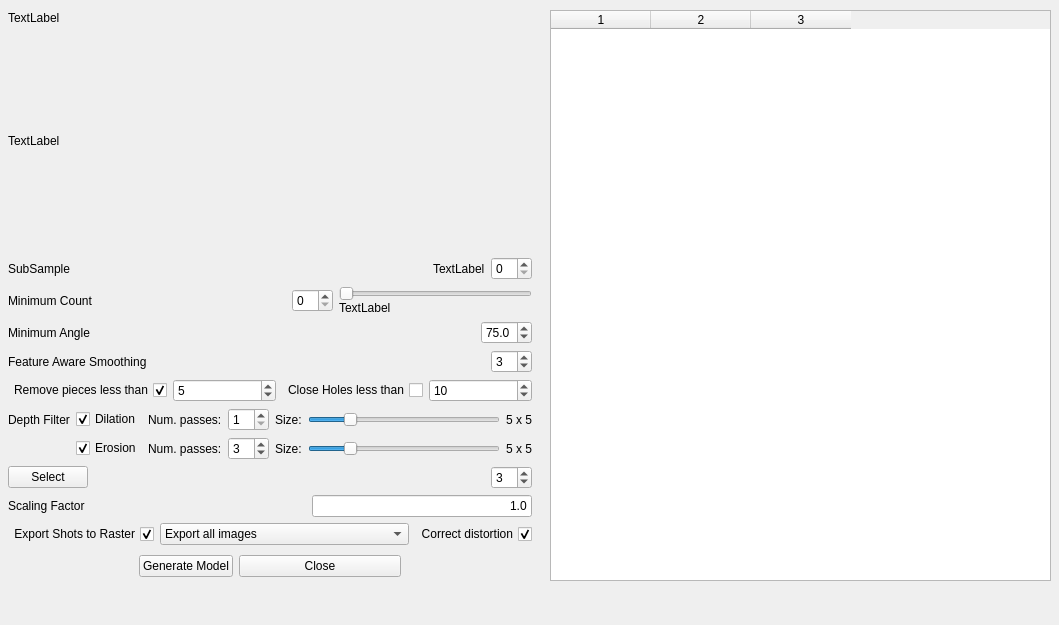
<?xml version="1.0" encoding="UTF-8"?>
<ui version="4.0">
 <class>DockWidget</class>
 <widget class="QDockWidget" name="DockWidget">
  <property name="geometry">
   <rect>
    <x>0</x>
    <y>0</y>
    <width>1059</width>
    <height>625</height>
   </rect>
  </property>
  <property name="windowTitle">
   <string>DockWidget</string>
  </property>
  <widget class="QWidget" name="dockWidgetContents">
   <widget class="QWidget" name="layoutWidget">
    <property name="geometry">
     <rect>
      <x>8</x>
      <y>11</y>
      <width>524</width>
      <height>571</height>
     </rect>
    </property>
    <layout class="QVBoxLayout">
     <item>
      <widget class="QLabel" name="infoLabel">
       <property name="text">
        <string>TextLabel</string>
       </property>
      </widget>
     </item>
     <item>
      <widget class="QLabel" name="previewLabel">
       <property name="sizePolicy">
        <sizepolicy hsizetype="Expanding" vsizetype="Expanding">
         <horstretch>0</horstretch>
         <verstretch>0</verstretch>
        </sizepolicy>
       </property>
       <property name="text">
        <string>TextLabel</string>
       </property>
      </widget>
     </item>
     <item>
      <layout class="QHBoxLayout" name="_2">
       <item>
        <widget class="QLabel" name="label">
         <property name="text">
          <string>SubSample</string>
         </property>
        </widget>
       </item>
       <item>
        <spacer>
         <property name="orientation">
          <enum>Qt::Horizontal</enum>
         </property>
         <property name="sizeHint" stdset="0">
          <size>
           <width>40</width>
           <height>20</height>
          </size>
         </property>
        </spacer>
       </item>
       <item>
        <widget class="QLabel" name="imgSizeLabel">
         <property name="text">
          <string>TextLabel</string>
         </property>
        </widget>
       </item>
       <item>
        <widget class="QSpinBox" name="subsampleSpinBox">
         <property name="toolTip">
          <string>&lt;html&gt;&lt;head&gt;&lt;meta name=&quot;qrichtext&quot; content=&quot;1&quot; /&gt;&lt;/head&gt;&lt;body style=&quot; white-space: pre-wrap; font-style:normal; text-decoration:none;&quot;&gt;&lt;p style=&quot; margin-top:0px; margin-bottom:0px; margin-left:0px; margin-right:0px; -qt-block-indent:0; text-indent:0px;&quot;&gt;Set the subsample factor:&lt;/p&gt;&lt;p style=&quot; margin-top:0px; margin-bottom:0px; margin-left:0px; margin-right:0px; -qt-block-indent:0; text-indent:0px;&quot;&gt;  1 the image is not resized&lt;/p&gt;&lt;p style=&quot; margin-top:0px; margin-bottom:0px; margin-left:0px; margin-right:0px; -qt-block-indent:0; text-indent:0px;&quot;&gt;  2 image is halved &lt;span style=&quot; font-style:italic;&quot;&gt;(one point every 4)&lt;/span&gt;&lt;/p&gt;&lt;p style=&quot; margin-top:0px; margin-bottom:0px; margin-left:0px; margin-right:0px; -qt-block-indent:0; text-indent:0px;&quot;&gt;  3 image is reduced to one third &lt;span style=&quot; font-style:italic;&quot;&gt;(one point every 9)&lt;/span&gt;&lt;/p&gt;&lt;/body&gt;&lt;/html&gt;</string>
         </property>
        </widget>
       </item>
      </layout>
     </item>
     <item>
      <layout class="QHBoxLayout" name="_3">
       <item>
        <widget class="QLabel" name="label_2">
         <property name="text">
          <string>Minimum Count</string>
         </property>
        </widget>
       </item>
       <item>
        <spacer>
         <property name="orientation">
          <enum>Qt::Horizontal</enum>
         </property>
         <property name="sizeHint" stdset="0">
          <size>
           <width>91</width>
           <height>20</height>
          </size>
         </property>
        </spacer>
       </item>
       <item>
        <widget class="QSpinBox" name="minCountSpinBox">
         <property name="toolTip">
          <string>&lt;html&gt;&lt;head&gt;&lt;meta name=&quot;qrichtext&quot; content=&quot;1&quot; /&gt;&lt;/head&gt;&lt;body style=&quot; white-space: pre-wrap; font-style:normal; text-decoration:none;&quot;&gt;&lt;p style=&quot; margin-top:0px; margin-bottom:0px; margin-left:0px; margin-right:0px; -qt-block-indent:0; text-indent:0px;&quot;&gt;Set the minimum number of match for a sample to be accepted&lt;/p&gt;&lt;p style=&quot; margin-top:0px; margin-bottom:0px; margin-left:0px; margin-right:0px; -qt-block-indent:0; text-indent:0px;&quot;&gt;3 means that only samples that had been found a correspondence with other 2 images or more are considered&lt;/p&gt;&lt;/body&gt;&lt;/html&gt;</string>
         </property>
        </widget>
       </item>
       <item>
        <layout class="QVBoxLayout" name="_4">
         <property name="spacing">
          <number>0</number>
         </property>
         <item>
          <widget class="QSlider" name="minCountSlider">
           <property name="sizePolicy">
            <sizepolicy hsizetype="Expanding" vsizetype="Fixed">
             <horstretch>0</horstretch>
             <verstretch>0</verstretch>
            </sizepolicy>
           </property>
           <property name="maximum">
            <number>10</number>
           </property>
           <property name="orientation">
            <enum>Qt::Horizontal</enum>
           </property>
          </widget>
         </item>
         <item>
          <widget class="QLabel" name="rangeLabel">
           <property name="text">
            <string>TextLabel</string>
           </property>
          </widget>
         </item>
        </layout>
       </item>
      </layout>
     </item>
     <item>
      <layout class="QHBoxLayout" name="_5">
       <item>
        <widget class="QLabel" name="label_3">
         <property name="text">
          <string>Minimum Angle</string>
         </property>
        </widget>
       </item>
       <item>
        <spacer>
         <property name="orientation">
          <enum>Qt::Horizontal</enum>
         </property>
         <property name="sizeHint" stdset="0">
          <size>
           <width>40</width>
           <height>20</height>
          </size>
         </property>
        </spacer>
       </item>
       <item>
        <widget class="QDoubleSpinBox" name="qualitySpinBox">
         <property name="decimals">
          <number>1</number>
         </property>
         <property name="maximum">
          <double>90.000000000000000</double>
         </property>
         <property name="singleStep">
          <double>5.000000000000000</double>
         </property>
         <property name="value">
          <double>75.000000000000000</double>
         </property>
        </widget>
       </item>
      </layout>
     </item>
     <item>
      <layout class="QHBoxLayout" name="_6">
       <item>
        <widget class="QLabel" name="label_5">
         <property name="text">
          <string>Feature Aware Smoothing</string>
         </property>
        </widget>
       </item>
       <item>
        <spacer>
         <property name="orientation">
          <enum>Qt::Horizontal</enum>
         </property>
         <property name="sizeHint" stdset="0">
          <size>
           <width>40</width>
           <height>20</height>
          </size>
         </property>
        </spacer>
       </item>
       <item>
        <widget class="QDoubleSpinBox" name="smoothSpinBox">
         <property name="decimals">
          <number>0</number>
         </property>
         <property name="maximum">
          <double>20.000000000000000</double>
         </property>
         <property name="value">
          <double>3.000000000000000</double>
         </property>
        </widget>
       </item>
      </layout>
     </item>
     <item>
      <layout class="QHBoxLayout" name="_7">
       <item>
        <widget class="QCheckBox" name="removeSmallCCCheckBox">
         <property name="layoutDirection">
          <enum>Qt::RightToLeft</enum>
         </property>
         <property name="text">
          <string>Remove pieces less than</string>
         </property>
         <property name="checked">
          <bool>true</bool>
         </property>
        </widget>
       </item>
       <item>
        <widget class="QDoubleSpinBox" name="maxCCDiagSpinBox">
         <property name="sizePolicy">
          <sizepolicy hsizetype="Preferred" vsizetype="Fixed">
           <horstretch>0</horstretch>
           <verstretch>0</verstretch>
          </sizepolicy>
         </property>
         <property name="toolTip">
          <string>When enabled, all the floating pieces smaller than the indicated percentage are deleted. Unit is the diagonal of the bounding box of the object</string>
         </property>
         <property name="decimals">
          <number>0</number>
         </property>
         <property name="maximum">
          <double>25.000000000000000</double>
         </property>
         <property name="singleStep">
          <double>5.000000000000000</double>
         </property>
         <property name="value">
          <double>5.000000000000000</double>
         </property>
        </widget>
       </item>
       <item>
        <widget class="QCheckBox" name="holeCheckBox">
         <property name="enabled">
          <bool>true</bool>
         </property>
         <property name="layoutDirection">
          <enum>Qt::RightToLeft</enum>
         </property>
         <property name="text">
          <string>Close Holes less than</string>
         </property>
        </widget>
       </item>
       <item>
        <widget class="QSpinBox" name="holeSpinBox">
         <property name="singleStep">
          <number>5</number>
         </property>
         <property name="value">
          <number>10</number>
         </property>
        </widget>
       </item>
      </layout>
     </item>
     <item>
      <layout class="QGridLayout" name="_8">
       <item row="0" column="5">
        <widget class="QSlider" name="dilationSizeSlider">
         <property name="minimum">
          <number>1</number>
         </property>
         <property name="maximum">
          <number>6</number>
         </property>
         <property name="singleStep">
          <number>1</number>
         </property>
         <property name="pageStep">
          <number>5</number>
         </property>
         <property name="value">
          <number>2</number>
         </property>
         <property name="orientation">
          <enum>Qt::Horizontal</enum>
         </property>
        </widget>
       </item>
       <item row="1" column="3">
        <widget class="QSpinBox" name="erosionNumPassSpinBox">
         <property name="minimum">
          <number>1</number>
         </property>
         <property name="maximum">
          <number>10</number>
         </property>
         <property name="value">
          <number>3</number>
         </property>
        </widget>
       </item>
       <item row="0" column="4">
        <widget class="QLabel" name="lblDilationSize">
         <property name="text">
          <string>Size:</string>
         </property>
        </widget>
       </item>
       <item row="1" column="6">
        <widget class="QLabel" name="lblErosionSizeValue">
         <property name="text">
          <string>5 x 5</string>
         </property>
        </widget>
       </item>
       <item row="0" column="3">
        <widget class="QSpinBox" name="dilationNumPassSpinBox">
         <property name="minimum">
          <number>1</number>
         </property>
         <property name="maximum">
          <number>5</number>
         </property>
        </widget>
       </item>
       <item row="0" column="2">
        <widget class="QLabel" name="lblDilationSteps">
         <property name="text">
          <string>Num. passes:</string>
         </property>
        </widget>
       </item>
       <item row="1" column="5">
        <widget class="QSlider" name="erosionSizeSlider">
         <property name="minimum">
          <number>1</number>
         </property>
         <property name="maximum">
          <number>6</number>
         </property>
         <property name="singleStep">
          <number>1</number>
         </property>
         <property name="pageStep">
          <number>5</number>
         </property>
         <property name="value">
          <number>2</number>
         </property>
         <property name="orientation">
          <enum>Qt::Horizontal</enum>
         </property>
        </widget>
       </item>
       <item row="0" column="6">
        <widget class="QLabel" name="lblDilationSizeValue">
         <property name="text">
          <string>5 x 5</string>
         </property>
        </widget>
       </item>
       <item row="1" column="2">
        <widget class="QLabel" name="lblErosionSteps">
         <property name="text">
          <string>Num. passes:</string>
         </property>
        </widget>
       </item>
       <item row="0" column="0">
        <widget class="QLabel" name="label_8">
         <property name="text">
          <string>Depth Filter</string>
         </property>
        </widget>
       </item>
       <item row="1" column="4">
        <widget class="QLabel" name="lblErosionSize">
         <property name="text">
          <string>Size:</string>
         </property>
        </widget>
       </item>
       <item row="0" column="1">
        <widget class="QCheckBox" name="dilationCheckBox">
         <property name="text">
          <string>Dilation</string>
         </property>
         <property name="checked">
          <bool>true</bool>
         </property>
        </widget>
       </item>
       <item row="1" column="1">
        <widget class="QCheckBox" name="erosionCheckBox">
         <property name="text">
          <string>Erosion</string>
         </property>
         <property name="checked">
          <bool>true</bool>
         </property>
        </widget>
       </item>
      </layout>
     </item>
     <item>
      <layout class="QHBoxLayout" name="_10">
       <item>
        <widget class="QPushButton" name="selectButton">
         <property name="text">
          <string>Select</string>
         </property>
        </widget>
       </item>
       <item>
        <spacer>
         <property name="orientation">
          <enum>Qt::Horizontal</enum>
         </property>
         <property name="sizeHint" stdset="0">
          <size>
           <width>40</width>
           <height>20</height>
          </size>
         </property>
        </spacer>
       </item>
       <item>
        <widget class="QSpinBox" name="subsampleSequenceSpinBox">
         <property name="value">
          <number>3</number>
         </property>
        </widget>
       </item>
      </layout>
     </item>
     <item>
      <layout class="QHBoxLayout" name="_11">
       <item>
        <widget class="QLabel" name="label_10">
         <property name="text">
          <string>Scaling Factor</string>
         </property>
        </widget>
       </item>
       <item>
        <spacer>
         <property name="orientation">
          <enum>Qt::Horizontal</enum>
         </property>
         <property name="sizeHint" stdset="0">
          <size>
           <width>40</width>
           <height>20</height>
          </size>
         </property>
        </spacer>
       </item>
       <item>
        <widget class="QLineEdit" name="scaleLineEdit">
         <property name="inputMask">
          <string/>
         </property>
         <property name="text">
          <string>1.0</string>
         </property>
         <property name="alignment">
          <set>Qt::AlignRight|Qt::AlignTrailing|Qt::AlignVCenter</set>
         </property>
        </widget>
       </item>
      </layout>
     </item>
     <item>
      <layout class="QHBoxLayout" name="_13">
       <item>
        <widget class="QCheckBox" name="shotExport">
         <property name="toolTip">
          <string>&lt;html&gt;&lt;head&gt;&lt;meta name=&quot;qrichtext&quot; content=&quot;1&quot; /&gt;&lt;/head&gt;&lt;body style=&quot; white-space: pre-wrap; font-style:normal; text-decoration:none;&quot;&gt;&lt;p style=&quot; margin-top:0px; margin-bottom:0px; margin-left:0px; margin-right:0px; -qt-block-indent:0; text-indent:0px;&quot;&gt;Perform a fast, fixed resolution merging of all the range maps. If unchecked all the rangemaps are simply put in the same space without merging them.&lt;/p&gt;&lt;/body&gt;&lt;/html&gt;</string>
         </property>
         <property name="layoutDirection">
          <enum>Qt::RightToLeft</enum>
         </property>
         <property name="text">
          <string>Export Shots to Raster</string>
         </property>
         <property name="checked">
          <bool>true</bool>
         </property>
         <property name="tristate">
          <bool>false</bool>
         </property>
        </widget>
       </item>
       <item>
        <widget class="QComboBox" name="saveShotCombo">
         <property name="enabled">
          <bool>true</bool>
         </property>
         <property name="sizePolicy">
          <sizepolicy hsizetype="Expanding" vsizetype="Fixed">
           <horstretch>4</horstretch>
           <verstretch>0</verstretch>
          </sizepolicy>
         </property>
         <property name="currentIndex">
          <number>0</number>
         </property>
         <property name="maxVisibleItems">
          <number>11</number>
         </property>
         <property name="modelColumn">
          <number>0</number>
         </property>
         <item>
          <property name="text">
           <string>Export all images</string>
          </property>
         </item>
         <item>
          <property name="text">
           <string>Export only selected images</string>
          </property>
         </item>
        </widget>
       </item>
       <item>
        <widget class="QCheckBox" name="shotDistortion">
         <property name="toolTip">
          <string>&lt;html&gt;&lt;head&gt;&lt;meta name=&quot;qrichtext&quot; content=&quot;1&quot; /&gt;&lt;/head&gt;&lt;body style=&quot; white-space: pre-wrap; font-style:normal; text-decoration:none;&quot;&gt;&lt;p style=&quot; margin-top:0px; margin-bottom:0px; margin-left:0px; margin-right:0px; -qt-block-indent:0; text-indent:0px;&quot;&gt;Perform a fast, fixed resolution merging of all the range maps. If unchecked all the rangemaps are simply put in the same space without merging them.&lt;/p&gt;&lt;/body&gt;&lt;/html&gt;</string>
         </property>
         <property name="layoutDirection">
          <enum>Qt::RightToLeft</enum>
         </property>
         <property name="text">
          <string>Correct distortion</string>
         </property>
         <property name="checked">
          <bool>true</bool>
         </property>
         <property name="tristate">
          <bool>false</bool>
         </property>
        </widget>
       </item>
      </layout>
     </item>
     <item>
      <layout class="QHBoxLayout" name="_12" stretch="0,50,0,0">
       <item>
        <spacer name="spacer_2">
         <property name="orientation">
          <enum>Qt::Horizontal</enum>
         </property>
         <property name="sizeType">
          <enum>QSizePolicy::Minimum</enum>
         </property>
         <property name="sizeHint" stdset="0">
          <size>
           <width>131</width>
           <height>31</height>
          </size>
         </property>
        </spacer>
       </item>
       <item>
        <widget class="QPushButton" name="plyButton">
         <property name="sizePolicy">
          <sizepolicy hsizetype="Maximum" vsizetype="Fixed">
           <horstretch>0</horstretch>
           <verstretch>0</verstretch>
          </sizepolicy>
         </property>
         <property name="toolTip">
          <string>Process all selected range maps and save them as separated ply</string>
         </property>
         <property name="autoFillBackground">
          <bool>false</bool>
         </property>
         <property name="text">
          <string>Generate Model</string>
         </property>
         <property name="iconSize">
          <size>
           <width>18</width>
           <height>18</height>
          </size>
         </property>
        </widget>
       </item>
       <item>
        <widget class="QPushButton" name="cancelButton">
         <property name="text">
          <string>Close</string>
         </property>
        </widget>
       </item>
       <item>
        <spacer>
         <property name="orientation">
          <enum>Qt::Horizontal</enum>
         </property>
         <property name="sizeType">
          <enum>QSizePolicy::Minimum</enum>
         </property>
         <property name="sizeHint" stdset="0">
          <size>
           <width>131</width>
           <height>31</height>
          </size>
         </property>
        </spacer>
       </item>
      </layout>
     </item>
    </layout>
   </widget>
   <widget class="QTableWidget" name="imageTableWidget">
    <property name="geometry">
     <rect>
      <x>550</x>
      <y>10</y>
      <width>501</width>
      <height>571</height>
     </rect>
    </property>
    <property name="sizePolicy">
     <sizepolicy hsizetype="MinimumExpanding" vsizetype="Expanding">
      <horstretch>0</horstretch>
      <verstretch>0</verstretch>
     </sizepolicy>
    </property>
    <property name="columnCount">
     <number>3</number>
    </property>
    <column/>
    <column/>
    <column/>
   </widget>
  </widget>
 </widget>
 <resources/>
 <connections/>
</ui>
